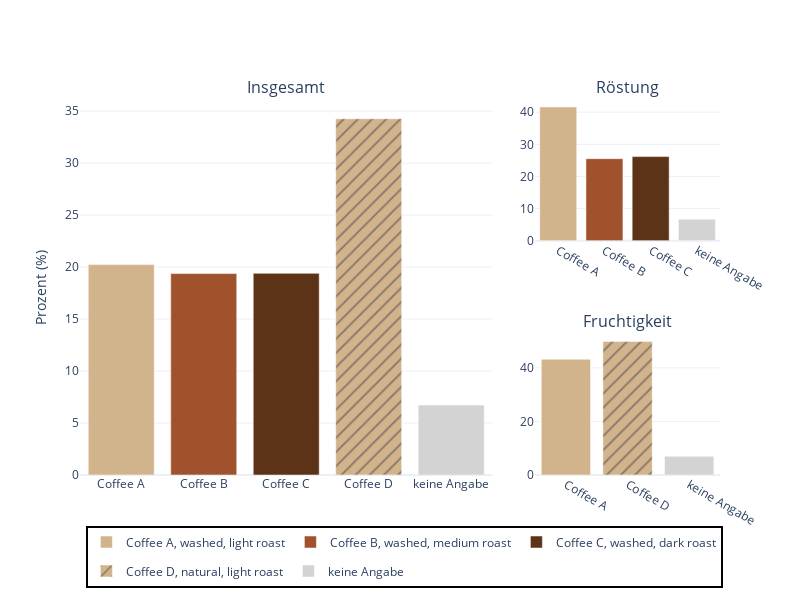

Write notebook code for a chart like this one.
### Markdown cell above
## Hauptabbildung Dashboard

### Code cell
# Abbildung bevorzugte Sorte (3 Hauptfragen)

prefs = ["prefer_overall", "prefer_abc", "prefer_ad"]

c_map = {
    "Coffee A": "#d2b48c",
    "Coffee D": "#d2b48c",
    "Coffee B": "#a0522d",
    "Coffee C": "#5c3317",
    "keine Angabe": "#d3d3d3"
}

p_map = {
    "Coffee A": "",
    "Coffee D": "/",
    "Coffee B": "",
    "Coffee C": "",
    "keine Angabe": ""
}

fig_main = make_subplots(
    rows=2, cols=3,
    specs=[[{"rowspan": 2, "colspan": 2}, None, {"type": "xy"}],
           [None, None, {"type": "xy"}]],
    shared_yaxes=True,
    subplot_titles=["Insgesamt", "Röstung", "Fruchtigkeit"]
)

for i, pref in enumerate(prefs):
    
    df_cat = ratings.groupby(pref, observed=False).size().reset_index(name="counts")
    # Prozent berechnen
    total = df_cat['counts'].sum()
    df_cat['percent'] = df_cat['counts'] / total * 100
    df_cat['coffee'] = df_cat[pref]
    
    p = px.bar(
        df_cat,
        x=pref,
        y="percent",
        color="coffee",
        pattern_shape="coffee",
        custom_data=["coffee"],
        color_discrete_map=c_map,
        pattern_shape_map=p_map,
        template="plotly_white"
    )
    
    if i == 0:
        target_row, target_col = 1, 1
    elif i == 1:
        target_row, target_col = 1, 3
    else:
        target_row, target_col = 2, 3
    
    for trace in p.data:
        trace.showlegend = (i == 0)
        fig_main.add_trace(trace, row=target_row, col=target_col)

fig_main.update_yaxes(title_text="Prozent (%)", row=1, col=1)
fig_main.update_layout(height=600, width=800, template="plotly_white",
                      legend=dict(
                          orientation="h",
                          yanchor="bottom",
                          y=-0.3,
                          xanchor="left",
                          x=0.01,
                          bordercolor="Black",
                          borderwidth=2
                        ))
fig_main.update_traces({'name': 'Coffee A, washed, light roast'}, selector={'name': 'Coffee A'})
fig_main.update_traces({'name': 'Coffee B, washed, medium roast'}, selector={'name': 'Coffee B'})
fig_main.update_traces({'name': 'Coffee C, washed, dark roast'}, selector={'name': 'Coffee C'})
fig_main.update_traces({'name': 'Coffee D, natural, light roast'}, selector={'name': 'Coffee D'})

### Figure 1 — Plotly figure (JSON) as saved in the notebook; plotly's stock layout.template omitted (floating-point values rounded to 4 significant figures)
{"data": [{"customdata": [["Coffee A"]], "hovertemplate": "coffee=Coffee A<br>prefer_overall=%{x}<br>percent=%{y}<extra></extra>", "legendgroup": "Coffee A", "marker": {"color": "#d2b48c", "pattern": {"shape": ""}}, "name": "Coffee A, washed, light roast", "orientation": "v", "showlegend": true, "textposition": "auto", "type": "bar", "x": ["Coffee A"], "xaxis": "x", "y": [20.24], "yaxis": "y"}, {"customdata": [["Coffee B"]], "hovertemplate": "coffee=Coffee B<br>prefer_overall=%{x}<br>percent=%{y}<extra></extra>", "legendgroup": "Coffee B", "marker": {"color": "#a0522d", "pattern": {"shape": ""}}, "name": "Coffee B, washed, medium roast", "orientation": "v", "showlegend": true, "textposition": "auto", "type": "bar", "x": ["Coffee B"], "xaxis": "x", "y": [19.37], "yaxis": "y"}, {"customdata": [["Coffee C"]], "hovertemplate": "coffee=Coffee C<br>prefer_overall=%{x}<br>percent=%{y}<extra></extra>", "legendgroup": "Coffee C", "marker": {"color": "#5c3317", "pattern": {"shape": ""}}, "name": "Coffee C, washed, dark roast", "orientation": "v", "showlegend": true, "textposition": "auto", "type": "bar", "x": ["Coffee C"], "xaxis": "x", "y": [19.4], "yaxis": "y"}, {"customdata": [["Coffee D"]], "hovertemplate": "coffee=Coffee D<br>prefer_overall=%{x}<br>percent=%{y}<extra></extra>", "legendgroup": "Coffee D", "marker": {"color": "#d2b48c", "pattern": {"shape": "/"}}, "name": "Coffee D, natural, light roast", "orientation": "v", "showlegend": true, "textposition": "auto", "type": "bar", "x": ["Coffee D"], "xaxis": "x", "y": [34.27], "yaxis": "y"}, {"customdata": [["keine Angabe"]], "hovertemplate": "coffee=keine Angabe<br>prefer_overall=%{x}<br>percent=%{y}<extra></extra>", "legendgroup": "keine Angabe", "marker": {"color": "#d3d3d3", "pattern": {"shape": ""}}, "name": "keine Angabe", "orientation": "v", "showlegend": true, "textposition": "auto", "type": "bar", "x": ["keine Angabe"], "xaxis": "x", "y": [6.729], "yaxis": "y"}, {"customdata": [["Coffee A"]], "hovertemplate": "coffee=Coffee A<br>prefer_abc=%{x}<br>percent=%{y}<extra></extra>", "legendgroup": "Coffee A", "marker": {"color": "#d2b48c", "pattern": {"shape": ""}}, "name": "Coffee A, washed, light roast", "orientation": "v", "showlegend": false, "textposition": "auto", "type": "bar", "x": ["Coffee A"], "xaxis": "x2", "y": [41.61], "yaxis": "y2"}, {"customdata": [["Coffee B"]], "hovertemplate": "coffee=Coffee B<br>prefer_abc=%{x}<br>percent=%{y}<extra></extra>", "legendgroup": "Coffee B", "marker": {"color": "#a0522d", "pattern": {"shape": ""}}, "name": "Coffee B, washed, medium roast", "orientation": "v", "showlegend": false, "textposition": "auto", "type": "bar", "x": ["Coffee B"], "xaxis": "x2", "y": [25.53], "yaxis": "y2"}, {"customdata": [["Coffee C"]], "hovertemplate": "coffee=Coffee C<br>prefer_abc=%{x}<br>percent=%{y}<extra></extra>", "legendgroup": "Coffee C", "marker": {"color": "#5c3317", "pattern": {"shape": ""}}, "name": "Coffee C, washed, dark roast", "orientation": "v", "showlegend": false, "textposition": "auto", "type": "bar", "x": ["Coffee C"], "xaxis": "x2", "y": [26.18], "yaxis": "y2"}, {"customdata": [["keine Angabe"]], "hovertemplate": "coffee=keine Angabe<br>prefer_abc=%{x}<br>percent=%{y}<extra></extra>", "legendgroup": "keine Angabe", "marker": {"color": "#d3d3d3", "pattern": {"shape": ""}}, "name": "keine Angabe", "orientation": "v", "showlegend": false, "textposition": "auto", "type": "bar", "x": ["keine Angabe"], "xaxis": "x2", "y": [6.68], "yaxis": "y2"}, {"customdata": [["Coffee A"]], "hovertemplate": "coffee=Coffee A<br>prefer_ad=%{x}<br>percent=%{y}<extra></extra>", "legendgroup": "Coffee A", "marker": {"color": "#d2b48c", "pattern": {"shape": ""}}, "name": "Coffee A, washed, light roast", "orientation": "v", "showlegend": false, "textposition": "auto", "type": "bar", "x": ["Coffee A"], "xaxis": "x3", "y": [43.2], "yaxis": "y3"}, {"customdata": [["Coffee D"]], "hovertemplate": "coffee=Coffee D<br>prefer_ad=%{x}<br>percent=%{y}<extra></extra>", "legendgroup": "Coffee D", "marker": {"color": "#d2b48c", "pattern": {"shape": "/"}}, "name": "Coffee D, natural, light roast", "orientation": "v", "showlegend": false, "textposition": "auto", "type": "bar", "x": ["Coffee D"], "xaxis": "x3", "y": [49.85], "yaxis": "y3"}, {"customdata": [["keine Angabe"]], "hovertemplate": "coffee=keine Angabe<br>prefer_ad=%{x}<br>percent=%{y}<extra></extra>", "legendgroup": "keine Angabe", "marker": {"color": "#d3d3d3", "pattern": {"shape": ""}}, "name": "keine Angabe", "orientation": "v", "showlegend": false, "textposition": "auto", "type": "bar", "x": ["keine Angabe"], "xaxis": "x3", "y": [6.952], "yaxis": "y3"}], "layout": {"annotations": [{"font": {"size": 16}, "showarrow": false, "text": "Insgesamt", "x": 0.3222, "xanchor": "center", "xref": "paper", "y": 1, "yanchor": "bottom", "yref": "paper"}, {"font": {"size": 16}, "showarrow": false, "text": "Röstung", "x": 0.8556, "xanchor": "center", "xref": "paper", "y": 1, "yanchor": "bottom", "yref": "paper"}, {"font": {"size": 16}, "showarrow": false, "text": "Fruchtigkeit", "x": 0.8556, "xanchor": "center", "xref": "paper", "y": 0.375, "yanchor": "bottom", "yref": "paper"}], "height": 600, "legend": {"bordercolor": "Black", "borderwidth": 2, "orientation": "h", "x": 0.01, "xanchor": "left", "y": -0.3, "yanchor": "bottom"}, "width": 800, "xaxis": {"anchor": "y", "domain": [0, 0.6444]}, "xaxis2": {"anchor": "y2", "domain": [0.7111, 1]}, "xaxis3": {"anchor": "y3", "domain": [0.7111, 1]}, "yaxis": {"anchor": "x", "domain": [0, 1], "title": {"text": "Prozent (%)"}}, "yaxis2": {"anchor": "x2", "domain": [0.625, 1]}, "yaxis3": {"anchor": "x3", "domain": [0, 0.375]}}}
